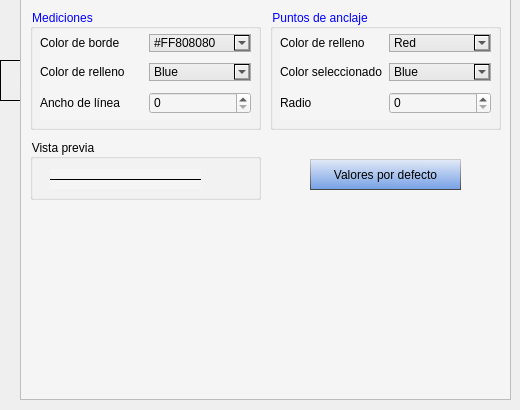
    <widget class="QWidget" name="page_2">
     <widget class="QFrame" name="frame_6">
      <property name="geometry">
       <rect>
        <x>0</x>
        <y>60</y>
        <width>21</width>
        <height>41</height>
       </rect>
      </property>
      <property name="styleSheet">
       <string notr="true">background-color: qconicalgradient(cx:0.663, cy:0.511, angle:90.9, stop:0.351648 rgba(255, 255, 255, 0), stop:0.664773 rgba(255, 255, 255, 0), stop:0.670455 rgba(240, 240, 240, 255), stop:0.823864 rgba(240, 240, 240, 255), stop:0.829545 rgba(255, 255, 255, 0));</string>
      </property>
      <property name="frameShape">
       <enum>QFrame::StyledPanel</enum>
      </property>
      <property name="frameShadow">
       <enum>QFrame::Raised</enum>
      </property>
     </widget>
     <widget class="QFrame" name="frame_13">
      <property name="geometry">
       <rect>
        <x>20</x>
        <y>-1</y>
        <width>491</width>
        <height>401</height>
       </rect>
      </property>
      <property name="styleSheet">
       <string notr="true">background-color: rgb(245, 245, 245);</string>
      </property>
      <property name="frameShape">
       <enum>QFrame::StyledPanel</enum>
      </property>
      <property name="frameShadow">
       <enum>QFrame::Raised</enum>
      </property>
      <widget class="QPushButton" name="pushButton_11">
       <property name="geometry">
        <rect>
         <x>290</x>
         <y>160</y>
         <width>151</width>
         <height>31</height>
        </rect>
       </property>
       <property name="styleSheet">
        <string notr="true">QPushButton#pushButton_11{
	color: rgb(0, 0, 0);
	background-color: qlineargradient(spread:pad, x1:0.494318, y1:1, x2:0.5, y2:0, stop:0 rgba(116, 159, 229, 255), stop:1 rgba(228, 235, 247, 255));
	border-top: 1px solid rgb(202, 202, 202);
	border-bottom: 1px solid rgb(70, 70, 70);
	border-left: 1px solid qlineargradient(spread:pad, x1:0.505682, y1:1, x2:0.505227, y2:0, stop:0 rgba(70, 70, 70, 255), stop:1 rgba(202, 202, 202, 255));
	border-right: 1px solid qlineargradient(spread:pad, x1:0.505682, y1:1, x2:0.505227, y2:0, stop:0 rgba(70, 70, 70, 255), stop:1 rgba(202, 202, 202, 255));
}

QPushButton#pushButton_11:hover{
	color: rgb(0, 0, 0);
	border: none;
	background-color: qlineargradient(spread:pad, x1:0.511, y1:0, x2:0.568, y2:1, stop:0 rgba(116, 159, 229, 255), stop:1 rgba(228, 235, 247, 255));
}

QPushButton#pushButton_10:checked{
	color: rgb(0, 0, 0);
	background-color: qlineargradient(spread:pad, x1:0.511, y1:0, x2:0.568, y2:1, stop:0 rgba(116, 159, 229, 255), stop:1 rgba(228, 235, 247, 255));
	border-bottom: 1px solid rgb(202, 202, 202);
	border-top: 1px solid rgb(70, 70, 70);
	border-left: 1px solid qlineargradient(spread:pad, x1:0.5, y1:0, x2:0.488, y2:1, stop:0 rgba(70, 70, 70, 255), stop:1 rgba(202, 202, 202, 255));
	border-right: 1px solid qlineargradient(spread:pad, x1:0.5, y1:0, x2:0.488, y2:1, stop:0 rgba(70, 70, 70, 255), stop:1 rgba(202, 202, 202, 255));
}

</string>
       </property>
       <property name="text">
        <string>Valores por defecto</string>
       </property>
      </widget>
      <widget class="QGroupBox" name="groupBox_7">
       <property name="geometry">
        <rect>
         <x>250</x>
         <y>10</y>
         <width>231</width>
         <height>121</height>
        </rect>
       </property>
       <property name="styleSheet">
        <string notr="true">color: rgb(0, 0, 255);</string>
       </property>
       <property name="title">
        <string>Puntos de anclaje</string>
       </property>
       <widget class="QWidget" name="layoutWidget_2">
        <property name="geometry">
         <rect>
          <x>10</x>
          <y>20</y>
          <width>211</width>
          <height>91</height>
         </rect>
        </property>
        <layout class="QVBoxLayout" name="verticalLayout_4">
         <item>
          <layout class="QHBoxLayout" name="horizontalLayout_7">
           <item>
            <widget class="QLabel" name="label_11">
             <property name="styleSheet">
              <string notr="true">color: rgb(0, 0, 0);</string>
             </property>
             <property name="text">
              <string>Color de relleno</string>
             </property>
            </widget>
           </item>
           <item>
            <widget class="QComboBox" name="comboBox_7">
             <property name="styleSheet">
              <string notr="true">QComboBox{
	color: rgb(0, 0, 0);
	border: 1px solid rgb(172, 172, 172);
	background-color: qlineargradient(spread:pad, x1:0.494, y1:1, x2:0.5, y2:0, stop:0 rgba(230, 230, 230, 255), stop:1 rgba(239, 239, 239, 255));
}

QComboBox:hover{
	color: rgb(0, 0, 0);
	border: 1px solid rgb(86, 157, 229);
	background-color: qlineargradient(spread:pad, x1:0.505682, y1:1, x2:0.511, y2:0, stop:0 rgba(220, 236, 252, 255), stop:1 rgba(234, 243, 252, 255));
}</string>
             </property>
             <item>
              <property name="text">
               <string>Red</string>
              </property>
             </item>
            </widget>
           </item>
          </layout>
         </item>
         <item>
          <layout class="QHBoxLayout" name="horizontalLayout_8">
           <item>
            <widget class="QLabel" name="label_12">
             <property name="styleSheet">
              <string notr="true">color: rgb(0, 0, 0);</string>
             </property>
             <property name="text">
              <string>Color seleccionado</string>
             </property>
            </widget>
           </item>
           <item>
            <widget class="QComboBox" name="comboBox_8">
             <property name="styleSheet">
              <string notr="true">QComboBox{
	color: rgb(0, 0, 0);
	border: 1px solid rgb(172, 172, 172);
	background-color: qlineargradient(spread:pad, x1:0.494, y1:1, x2:0.5, y2:0, stop:0 rgba(230, 230, 230, 255), stop:1 rgba(239, 239, 239, 255));
}

QComboBox:hover{
	color: rgb(0, 0, 0);
	border: 1px solid rgb(86, 157, 229);
	background-color: qlineargradient(spread:pad, x1:0.505682, y1:1, x2:0.511, y2:0, stop:0 rgba(220, 236, 252, 255), stop:1 rgba(234, 243, 252, 255));
}</string>
             </property>
             <item>
              <property name="text">
               <string>Blue</string>
              </property>
             </item>
            </widget>
           </item>
          </layout>
         </item>
         <item>
          <layout class="QHBoxLayout" name="horizontalLayout_9">
           <item>
            <widget class="QLabel" name="label_13">
             <property name="styleSheet">
              <string notr="true">color: rgb(0, 0, 0);</string>
             </property>
             <property name="text">
              <string>Radio</string>
             </property>
            </widget>
           </item>
           <item>
            <widget class="QSpinBox" name="spinBox_3">
             <property name="styleSheet">
              <string notr="true">color: rgb(0, 0, 0);</string>
             </property>
            </widget>
           </item>
          </layout>
         </item>
        </layout>
       </widget>
      </widget>
      <widget class="QGroupBox" name="groupBox_8">
       <property name="geometry">
        <rect>
         <x>10</x>
         <y>140</y>
         <width>231</width>
         <height>61</height>
        </rect>
       </property>
       <property name="title">
        <string>Vista previa</string>
       </property>
       <widget class="Line" name="line_7">
        <property name="geometry">
         <rect>
          <x>20</x>
          <y>30</y>
          <width>151</width>
          <height>20</height>
         </rect>
        </property>
        <property name="frameShadow">
         <enum>QFrame::Plain</enum>
        </property>
        <property name="orientation">
         <enum>Qt::Horizontal</enum>
        </property>
       </widget>
      </widget>
      <widget class="QGroupBox" name="groupBox_6">
       <property name="geometry">
        <rect>
         <x>10</x>
         <y>10</y>
         <width>231</width>
         <height>121</height>
        </rect>
       </property>
       <property name="styleSheet">
        <string notr="true">color: rgb(0, 0, 255);</string>
       </property>
       <property name="title">
        <string>Mediciones</string>
       </property>
       <widget class="QWidget" name="layoutWidget">
        <property name="geometry">
         <rect>
          <x>10</x>
          <y>20</y>
          <width>211</width>
          <height>91</height>
         </rect>
        </property>
        <layout class="QVBoxLayout" name="verticalLayout_2">
         <item>
          <layout class="QHBoxLayout" name="horizontalLayout">
           <item>
            <widget class="QLabel" name="label_3">
             <property name="styleSheet">
              <string notr="true">color: rgb(0, 0, 0);</string>
             </property>
             <property name="text">
              <string>Color de borde</string>
             </property>
            </widget>
           </item>
           <item>
            <widget class="QComboBox" name="comboBox_2">
             <property name="styleSheet">
              <string notr="true">QComboBox{
	color: rgb(0, 0, 0);
	border: 1px solid rgb(172, 172, 172);
	background-color: qlineargradient(spread:pad, x1:0.494, y1:1, x2:0.5, y2:0, stop:0 rgba(230, 230, 230, 255), stop:1 rgba(239, 239, 239, 255));
}

QComboBox:hover{
	color: rgb(0, 0, 0);
	border: 1px solid rgb(86, 157, 229);
	background-color: qlineargradient(spread:pad, x1:0.505682, y1:1, x2:0.511, y2:0, stop:0 rgba(220, 236, 252, 255), stop:1 rgba(234, 243, 252, 255));
}</string>
             </property>
             <item>
              <property name="text">
               <string>#FF808080</string>
              </property>
             </item>
            </widget>
           </item>
          </layout>
         </item>
         <item>
          <layout class="QHBoxLayout" name="horizontalLayout_2">
           <item>
            <widget class="QLabel" name="label_4">
             <property name="styleSheet">
              <string notr="true">color: rgb(0, 0, 0);</string>
             </property>
             <property name="text">
              <string>Color de relleno</string>
             </property>
            </widget>
           </item>
           <item>
            <widget class="QComboBox" name="comboBox_3">
             <property name="styleSheet">
              <string notr="true">QComboBox{
	color: rgb(0, 0, 0);
	border: 1px solid rgb(172, 172, 172);
	background-color: qlineargradient(spread:pad, x1:0.494, y1:1, x2:0.5, y2:0, stop:0 rgba(230, 230, 230, 255), stop:1 rgba(239, 239, 239, 255));
}

QComboBox:hover{
	color: rgb(0, 0, 0);
	border: 1px solid rgb(86, 157, 229);
	background-color: qlineargradient(spread:pad, x1:0.505682, y1:1, x2:0.511, y2:0, stop:0 rgba(220, 236, 252, 255), stop:1 rgba(234, 243, 252, 255));
}</string>
             </property>
             <item>
              <property name="text">
               <string>Blue</string>
              </property>
             </item>
            </widget>
           </item>
          </layout>
         </item>
         <item>
          <layout class="QHBoxLayout" name="horizontalLayout_3">
           <item>
            <widget class="QLabel" name="label_5">
             <property name="styleSheet">
              <string notr="true">color: rgb(0, 0, 0);</string>
             </property>
             <property name="text">
              <string>Ancho de línea</string>
             </property>
            </widget>
           </item>
           <item>
            <widget class="QSpinBox" name="spinBox">
             <property name="styleSheet">
              <string notr="true">color: rgb(0, 0, 0);</string>
             </property>
            </widget>
           </item>
          </layout>
         </item>
        </layout>
       </widget>
      </widget>
     </widget>
    </widget>
